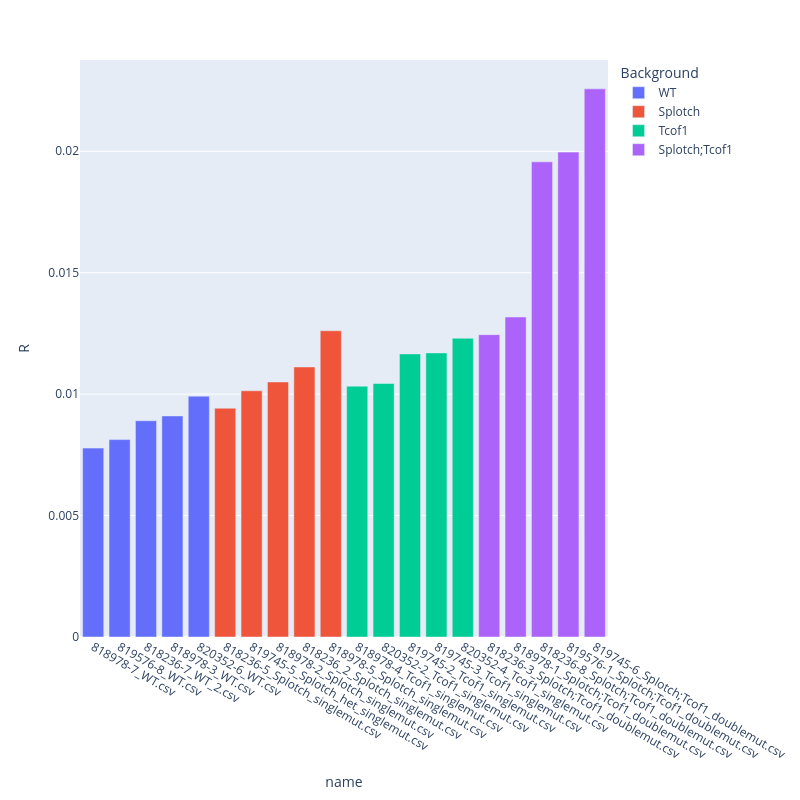

Notebook cell for this chart:
### Code cell
f = px.bar(agg_agged.sort_values(by='R'), x='name', y='R', color='Background', width=800, category_orders=category_orders, height=800)
f.write_html(results_dir+'R_vs_WT.html')
f

### Figure 1 — Plotly figure (JSON) as saved in the notebook; plotly's stock layout.template omitted (floating-point values rounded to 4 significant figures)
{"data": [{"hovertemplate": "Background=WT<br>name=%{x}<br>R=%{y}<extra></extra>", "legendgroup": "WT", "marker": {"color": "#636efa", "pattern": {"shape": ""}}, "name": "WT", "orientation": "v", "showlegend": true, "textposition": "auto", "type": "bar", "x": ["818978-7_WT.csv", "819576-8_WT.csv", "818236-7_WT_2.csv", "818978-3_WT.csv", "820352-6_WT.csv"], "xaxis": "x", "y": [0.007778, 0.008128, 0.008905, 0.009103, 0.009916], "yaxis": "y"}, {"hovertemplate": "Background=Splotch<br>name=%{x}<br>R=%{y}<extra></extra>", "legendgroup": "Splotch", "marker": {"color": "#EF553B", "pattern": {"shape": ""}}, "name": "Splotch", "orientation": "v", "showlegend": true, "textposition": "auto", "type": "bar", "x": ["818236-5_Splotch_singlemut.csv", "819745-5_Splotch_het_singlemut.csv", "818978-2_Splotch_singlemut.csv", "818236_2_Splotch_singlemut.csv", "818978-5_Splotch_singlemut.csv"], "xaxis": "x", "y": [0.009421, 0.01014, 0.0105, 0.01112, 0.01261], "yaxis": "y"}, {"hovertemplate": "Background=Tcof1<br>name=%{x}<br>R=%{y}<extra></extra>", "legendgroup": "Tcof1", "marker": {"color": "#00cc96", "pattern": {"shape": ""}}, "name": "Tcof1", "orientation": "v", "showlegend": true, "textposition": "auto", "type": "bar", "x": ["818978-4_Tcof1_singlemut.csv", "820352-2_Tcof1_singlemut.csv", "819745-2_Tcof1_singlemut.csv", "819745-3_Tcof1_singlemut.csv", "820352-4_Tcof1_singlemut.csv"], "xaxis": "x", "y": [0.01033, 0.01044, 0.01166, 0.0117, 0.0123], "yaxis": "y"}, {"hovertemplate": "Background=Splotch;Tcof1<br>name=%{x}<br>R=%{y}<extra></extra>", "legendgroup": "Splotch;Tcof1", "marker": {"color": "#ab63fa", "pattern": {"shape": ""}}, "name": "Splotch;Tcof1", "orientation": "v", "showlegend": true, "textposition": "auto", "type": "bar", "x": ["818236-3_Splotch;Tcof1_doublemut.csv", "818978-1_Splotch;Tcof1_doublemut.csv", "818236-8_Splotch;Tcof1_doublemut.csv", "819576-1_Splotch;Tcof1_doublemut.csv", "819745-6_Splotch;Tcof1_doublemut.csv"], "xaxis": "x", "y": [0.01245, 0.01318, 0.01957, 0.01997, 0.02257], "yaxis": "y"}], "layout": {"barmode": "relative", "height": 800, "legend": {"title": {"text": "Background"}, "tracegroupgap": 0}, "margin": {"t": 60}, "width": 800, "xaxis": {"anchor": "y", "domain": [0, 1], "title": {"text": "name"}}, "yaxis": {"anchor": "x", "domain": [0, 1], "title": {"text": "R"}}}}
